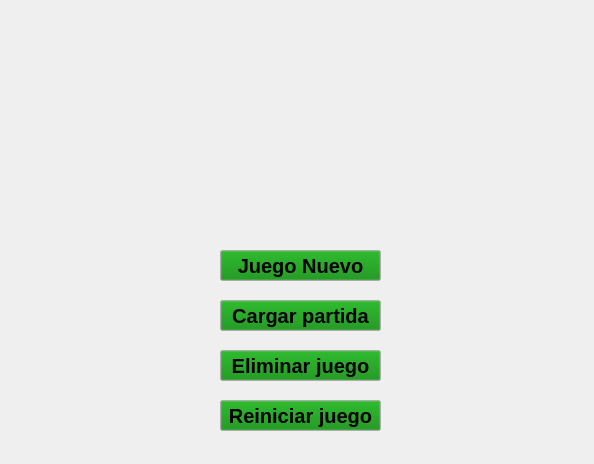
<?xml version="1.0" encoding="UTF-8"?>
<ui version="4.0">
 <class>Inicio</class>
 <widget class="QWidget" name="Inicio">
  <property name="geometry">
   <rect>
    <x>0</x>
    <y>0</y>
    <width>594</width>
    <height>464</height>
   </rect>
  </property>
  <property name="windowTitle">
   <string>Form</string>
  </property>
  <widget class="QPushButton" name="btn_nuevo">
   <property name="geometry">
    <rect>
     <x>220</x>
     <y>250</y>
     <width>161</width>
     <height>31</height>
    </rect>
   </property>
   <property name="palette">
    <palette>
     <active>
      <colorrole role="Button">
       <brush brushstyle="SolidPattern">
        <color alpha="255">
         <red>0</red>
         <green>134</green>
         <blue>0</blue>
        </color>
       </brush>
      </colorrole>
     </active>
     <inactive>
      <colorrole role="Button">
       <brush brushstyle="SolidPattern">
        <color alpha="255">
         <red>0</red>
         <green>134</green>
         <blue>0</blue>
        </color>
       </brush>
      </colorrole>
     </inactive>
     <disabled>
      <colorrole role="Button">
       <brush brushstyle="SolidPattern">
        <color alpha="255">
         <red>0</red>
         <green>134</green>
         <blue>0</blue>
        </color>
       </brush>
      </colorrole>
     </disabled>
    </palette>
   </property>
   <property name="font">
    <font>
     <pointsize>15</pointsize>
     <weight>75</weight>
     <italic>false</italic>
     <bold>true</bold>
     <underline>false</underline>
     <strikeout>false</strikeout>
     <kerning>true</kerning>
    </font>
   </property>
   <property name="text">
    <string>Juego Nuevo</string>
   </property>
  </widget>
  <widget class="QPushButton" name="btn_cargar">
   <property name="geometry">
    <rect>
     <x>220</x>
     <y>300</y>
     <width>161</width>
     <height>31</height>
    </rect>
   </property>
   <property name="palette">
    <palette>
     <active>
      <colorrole role="Button">
       <brush brushstyle="SolidPattern">
        <color alpha="255">
         <red>0</red>
         <green>134</green>
         <blue>0</blue>
        </color>
       </brush>
      </colorrole>
     </active>
     <inactive>
      <colorrole role="Button">
       <brush brushstyle="SolidPattern">
        <color alpha="255">
         <red>0</red>
         <green>134</green>
         <blue>0</blue>
        </color>
       </brush>
      </colorrole>
     </inactive>
     <disabled>
      <colorrole role="Button">
       <brush brushstyle="SolidPattern">
        <color alpha="255">
         <red>0</red>
         <green>134</green>
         <blue>0</blue>
        </color>
       </brush>
      </colorrole>
     </disabled>
    </palette>
   </property>
   <property name="font">
    <font>
     <pointsize>15</pointsize>
     <weight>75</weight>
     <italic>false</italic>
     <bold>true</bold>
     <underline>false</underline>
     <strikeout>false</strikeout>
     <kerning>true</kerning>
    </font>
   </property>
   <property name="text">
    <string>Cargar partida</string>
   </property>
  </widget>
  <widget class="QPushButton" name="btn_eliminar">
   <property name="geometry">
    <rect>
     <x>220</x>
     <y>350</y>
     <width>161</width>
     <height>31</height>
    </rect>
   </property>
   <property name="palette">
    <palette>
     <active>
      <colorrole role="Button">
       <brush brushstyle="SolidPattern">
        <color alpha="255">
         <red>0</red>
         <green>134</green>
         <blue>0</blue>
        </color>
       </brush>
      </colorrole>
     </active>
     <inactive>
      <colorrole role="Button">
       <brush brushstyle="SolidPattern">
        <color alpha="255">
         <red>0</red>
         <green>134</green>
         <blue>0</blue>
        </color>
       </brush>
      </colorrole>
     </inactive>
     <disabled>
      <colorrole role="Button">
       <brush brushstyle="SolidPattern">
        <color alpha="255">
         <red>0</red>
         <green>134</green>
         <blue>0</blue>
        </color>
       </brush>
      </colorrole>
     </disabled>
    </palette>
   </property>
   <property name="font">
    <font>
     <pointsize>15</pointsize>
     <weight>75</weight>
     <italic>false</italic>
     <bold>true</bold>
     <underline>false</underline>
     <strikeout>false</strikeout>
     <kerning>true</kerning>
    </font>
   </property>
   <property name="text">
    <string>Eliminar juego</string>
   </property>
  </widget>
  <widget class="QPushButton" name="btn_reiniciar">
   <property name="geometry">
    <rect>
     <x>220</x>
     <y>400</y>
     <width>161</width>
     <height>31</height>
    </rect>
   </property>
   <property name="palette">
    <palette>
     <active>
      <colorrole role="Button">
       <brush brushstyle="SolidPattern">
        <color alpha="255">
         <red>0</red>
         <green>134</green>
         <blue>0</blue>
        </color>
       </brush>
      </colorrole>
     </active>
     <inactive>
      <colorrole role="Button">
       <brush brushstyle="SolidPattern">
        <color alpha="255">
         <red>0</red>
         <green>134</green>
         <blue>0</blue>
        </color>
       </brush>
      </colorrole>
     </inactive>
     <disabled>
      <colorrole role="Button">
       <brush brushstyle="SolidPattern">
        <color alpha="255">
         <red>0</red>
         <green>134</green>
         <blue>0</blue>
        </color>
       </brush>
      </colorrole>
     </disabled>
    </palette>
   </property>
   <property name="font">
    <font>
     <pointsize>15</pointsize>
     <weight>75</weight>
     <italic>false</italic>
     <bold>true</bold>
     <underline>false</underline>
     <strikeout>false</strikeout>
     <kerning>true</kerning>
    </font>
   </property>
   <property name="text">
    <string>Reiniciar juego</string>
   </property>
  </widget>
 </widget>
 <resources/>
 <connections/>
</ui>
